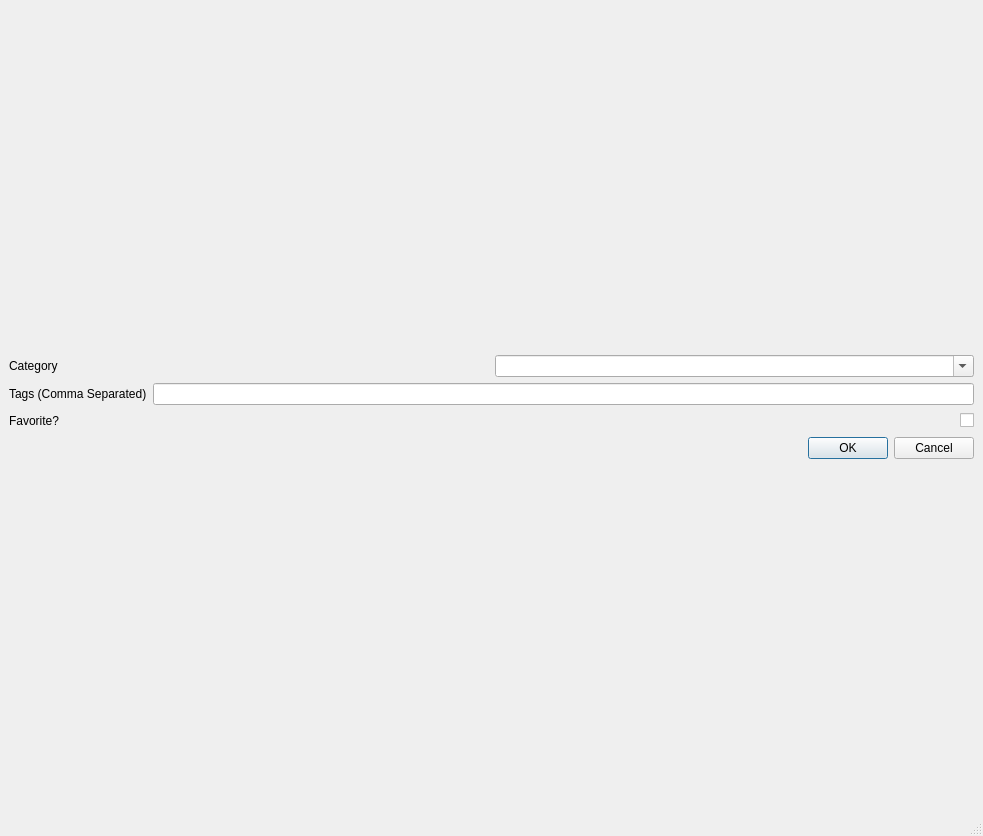
<?xml version="1.0" encoding="UTF-8"?>
<ui version="4.0">
 <class>MainWindow</class>
 <widget class="QMainWindow" name="MainWindow">
  <property name="geometry">
   <rect>
    <x>0</x>
    <y>0</y>
    <width>983</width>
    <height>836</height>
   </rect>
  </property>
  <property name="sizePolicy">
   <sizepolicy hsizetype="Preferred" vsizetype="Preferred">
    <horstretch>0</horstretch>
    <verstretch>0</verstretch>
   </sizepolicy>
  </property>
  <property name="minimumSize">
   <size>
    <width>350</width>
    <height>200</height>
   </size>
  </property>
  <property name="windowTitle">
   <string>MainWindow</string>
  </property>
  <widget class="QWidget" name="centralwidget">
   <property name="sizePolicy">
    <sizepolicy hsizetype="Expanding" vsizetype="Expanding">
     <horstretch>0</horstretch>
     <verstretch>0</verstretch>
    </sizepolicy>
   </property>
   <layout class="QVBoxLayout" name="verticalLayout">
    <item>
     <layout class="QVBoxLayout" name="verticalLayout_2">
      <item>
       <layout class="QHBoxLayout" name="horizontalLayout">
        <item>
         <widget class="QLabel" name="label">
          <property name="text">
           <string>Category</string>
          </property>
         </widget>
        </item>
        <item>
         <widget class="QComboBox" name="combo_categories">
          <property name="autoFillBackground">
           <bool>true</bool>
          </property>
          <property name="editable">
           <bool>true</bool>
          </property>
          <property name="maxVisibleItems">
           <number>15</number>
          </property>
          <property name="frame">
           <bool>true</bool>
          </property>
         </widget>
        </item>
       </layout>
      </item>
      <item>
       <layout class="QHBoxLayout" name="horizontalLayout_2">
        <item>
         <widget class="QLabel" name="label_2">
          <property name="text">
           <string>Tags (Comma Separated)</string>
          </property>
         </widget>
        </item>
        <item>
         <widget class="QLineEdit" name="line_tags"/>
        </item>
       </layout>
      </item>
      <item>
       <layout class="QHBoxLayout" name="horizontalLayout_3">
        <item>
         <widget class="QLabel" name="label_3">
          <property name="text">
           <string>Favorite?</string>
          </property>
         </widget>
        </item>
        <item>
         <spacer name="horizontalSpacer">
          <property name="orientation">
           <enum>Qt::Horizontal</enum>
          </property>
          <property name="sizeHint" stdset="0">
           <size>
            <width>40</width>
            <height>20</height>
           </size>
          </property>
         </spacer>
        </item>
        <item>
         <widget class="QCheckBox" name="cb_fav">
          <property name="statusTip">
           <string notr="true"/>
          </property>
          <property name="whatsThis">
           <string notr="true"/>
          </property>
          <property name="accessibleName">
           <string notr="true"/>
          </property>
          <property name="accessibleDescription">
           <string notr="true"/>
          </property>
          <property name="text">
           <string/>
          </property>
         </widget>
        </item>
       </layout>
      </item>
      <item>
       <widget class="QDialogButtonBox" name="buttonBox">
        <property name="standardButtons">
         <set>QDialogButtonBox::Cancel|QDialogButtonBox::Ok</set>
        </property>
       </widget>
      </item>
     </layout>
    </item>
   </layout>
  </widget>
  <widget class="QStatusBar" name="statusbar"/>
  <action name="action_HIP">
   <property name="text">
    <string>$HIP</string>
   </property>
  </action>
  <action name="action_HOME">
   <property name="text">
    <string>$HOME</string>
   </property>
  </action>
  <action name="actionCreate_Thumbs_for_Directory">
   <property name="text">
    <string>Recursively Create Thumbs for this Folder (slow)</string>
   </property>
  </action>
  <action name="actionRefresh_Current_Dir">
   <property name="text">
    <string>Recreate Thumbs for this Folder</string>
   </property>
  </action>
  <action name="actionClear_Thumb_Database">
   <property name="text">
    <string>Clear All Materials</string>
   </property>
  </action>
  <action name="action50">
   <property name="text">
    <string>50</string>
   </property>
  </action>
  <action name="actionAddFavourite">
   <property name="text">
    <string>Add Current Folder to Favourites</string>
   </property>
  </action>
  <action name="actionStartup">
   <property name="text">
    <string>Set Current Library as Default</string>
   </property>
  </action>
  <action name="actionRemFavourite">
   <property name="text">
    <string>Remove Current Folder from Favourites</string>
   </property>
  </action>
  <action name="action_updateAll">
   <property name="text">
    <string>Update All Materials</string>
   </property>
  </action>
  <action name="action_setDefault">
   <property name="text">
    <string>Set Current Library as Default</string>
   </property>
  </action>
  <action name="action_openLibrary">
   <property name="text">
    <string>Open Library</string>
   </property>
  </action>
  <action name="action_prefs">
   <property name="text">
    <string>Preferences</string>
   </property>
  </action>
 </widget>
 <resources/>
 <connections/>
</ui>
